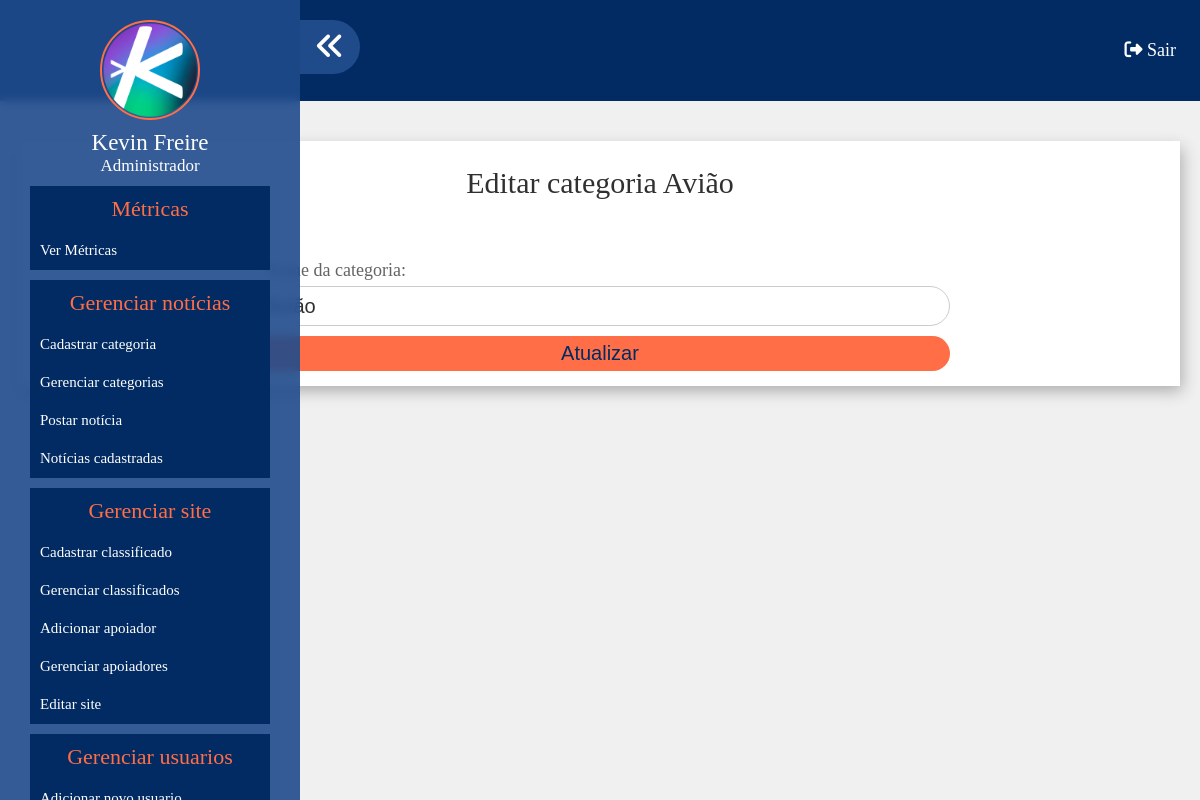
The app's page /pn/editar-categoria?id=11 (signed in), older data.
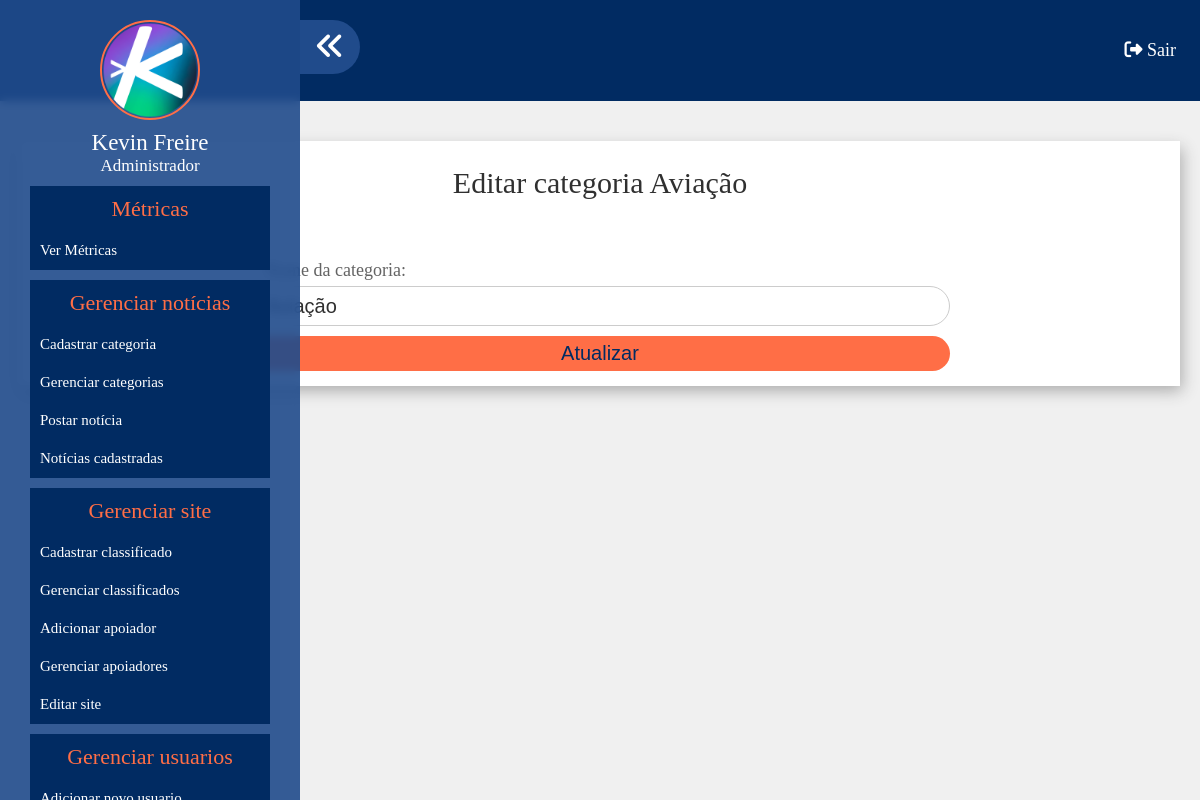
The same page, newer data.
### classes/MySql.php (called while the page is built)
<?php
	class MySql{
		private static $pdo;
		public static function conectar(){
			if(self::$pdo == null){
				try{
				self::$pdo = new PDO('mysql:host='.HOST.';dbname='.DATABASE,USUARIO,SENHA,array(PDO::MYSQL_ATTR_INIT_COMMAND => "SET NAMES utf8"));
				self::$pdo->setAttribute(PDO::ATTR_ERRMODE,PDO::ERRMODE_EXCEPTION);
				}catch(Exception $e){
					echo '<h2>Erro ao conectar</h2>';
				}
			}
			return self::$pdo;
		}
	}
?>

### pn/pages/editar-categoria.php (the view, shortened to what this page needs)
<?php
	$tabela = 'tb_admin.categoria';
	$id = (int)$_GET['id'];
	$categoria = Painel::selecionar($tabela,'id',$id);
?>
<div class="conteudo-painel">
	<h2>Editar categoria <?php echo $categoria['nome'];?></h2>
	<form method="post">
		<label>Nome da categoria:</label>
		<input type="text" name="nome" value="<?php echo $categoria['nome'];?>">
		<input type="submit" name="acao" value="Atualizar">
	</form>
</div>

Row changes from the older to the newer data that the page shows:
changed tb_admin.categoria: nome "Avião" → "Aviação"
